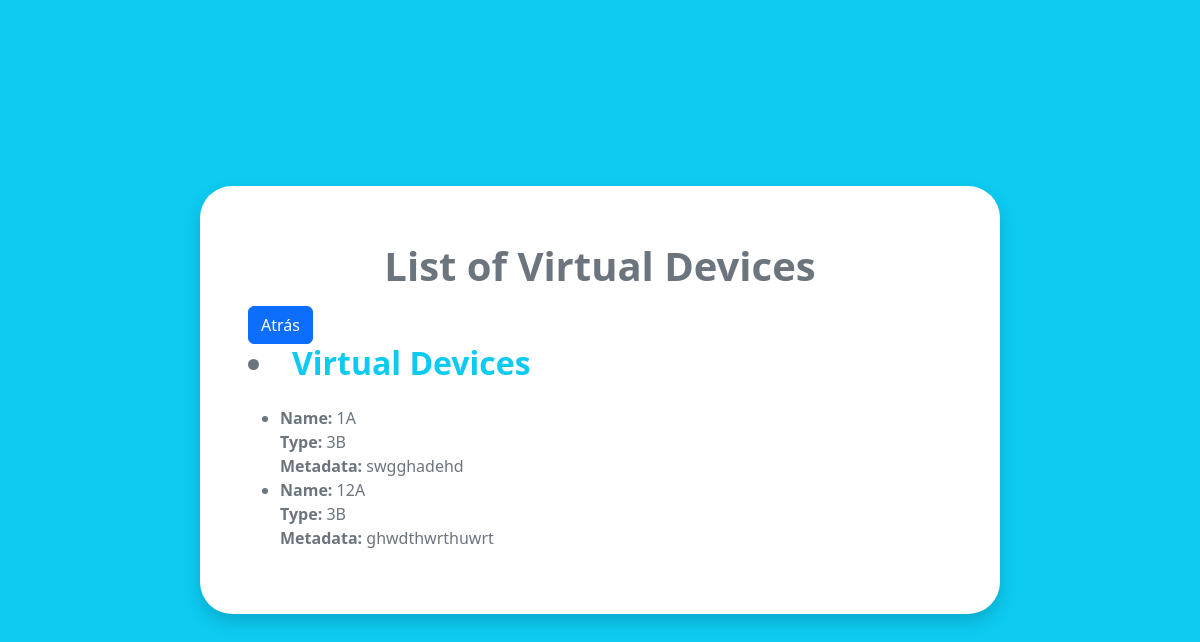
Before: /traffic/virtual-devices/ with the older database file.
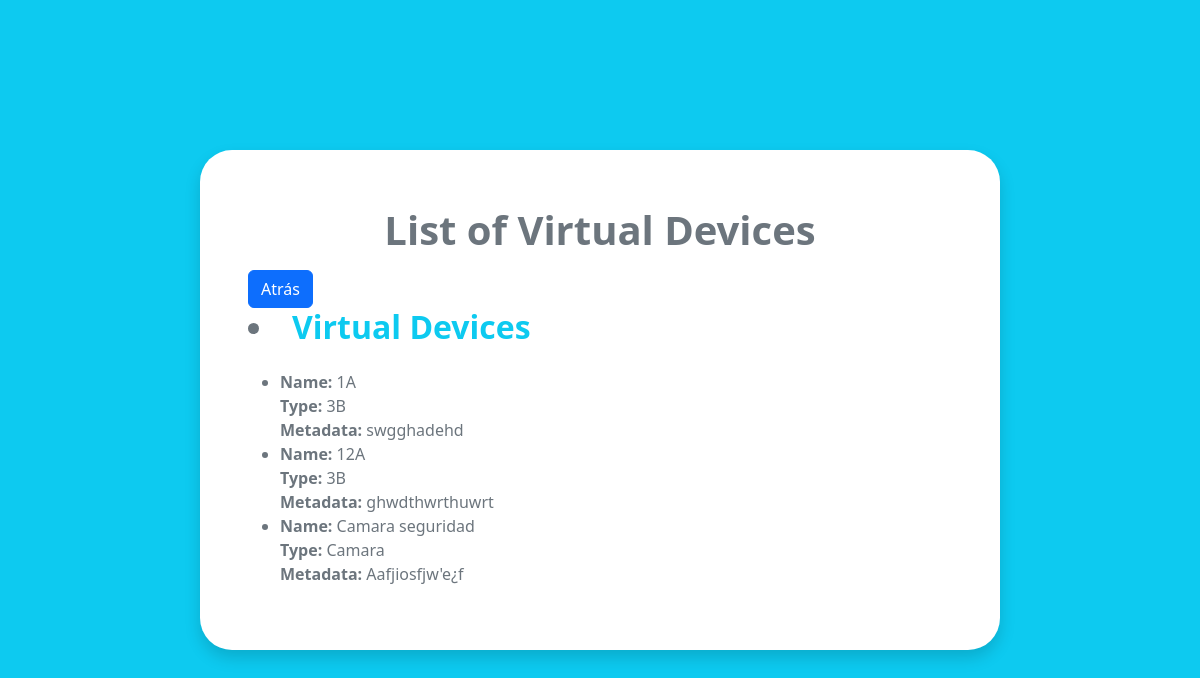
After: the same page with the newer database file.
### traffic/models.py (models this page shows)
class VirtualDevice(models.Model):
    name = models.CharField(max_length=255)
    type = models.CharField(max_length=100)
    metadata = models.TextField()

### traffic/views.py (the view)
# urls.py: path('virtual-devices/', virtual_device_list, name='virtual_device_list'),
def virtual_device_list(request):
    virtual_devices = VirtualDevice.objects.all()
    if request.user.has_perm('traffic.add_virtualdevice'):
        if request.method == 'POST':
            form = VirtualDeviceForm(request.POST)
            if form.is_valid():
                form.save()
                return redirect('virtual_device_list')
        else:
            form = VirtualDeviceForm()
    else:
        form = None  # Si el usuario no tiene permisos, establecer form en None
    return render(request, 'traffic/virtual_device_list.html', {'virtual_devices': virtual_devices, 'form': form})

### traffic/templates/traffic/virtual_device_list.html (shortened to what this page needs)
<!DOCTYPE html>
<html lang="en">
<head>
  <link
    href="https://cdn.jsdelivr.net/npm/bootstrap@5.2.0/dist/css/bootstrap.min.css"
    rel="stylesheet"
  />
</head>
<body class="bg-info d-flex justify-content-center align-items-center vh-100">
    <div class="bg-white p-5 rounded-5 text-secondary shadow overflow-auto" style="width: 50rem">
        <h2 class="text-center fs-1 fw-bold p-2">List of Virtual Devices</h2>
        <a href="{% url 'index' %}"><button class="btn btn-primary" data-bs-toggle="button" autocomplete="off">Atrás</button></a>
        {% if virtual_devices %}
            <h2><li><a href="{% url 'virtual_device_list' %}" class="text-decoration-none text-info fw-semibold">Virtual Devices</a></li></h2>
            <div class="input-group mt-4">
                <ul>
                    {% for virtual_device in virtual_devices %}
                        <li>
                            <strong>Name:</strong> {{ virtual_device.name }}<br>
                            <strong>Type:</strong> {{ virtual_device.type }}<br>
                            <strong>Metadata:</strong> {{ virtual_device.metadata }}<br>
                        </li>
                    {% endfor %}
                </ul>
            </div>
        {% else %}
            <p class="input-group mt-4">No virtual devices available.</p>
        {% endif %}
    </div>
</body>
</html>

Changed rows visible on the page:
added VirtualDevice: name "Camara seguridad", type "Camara", metadata "Aafjiosfjw'e¿f"
